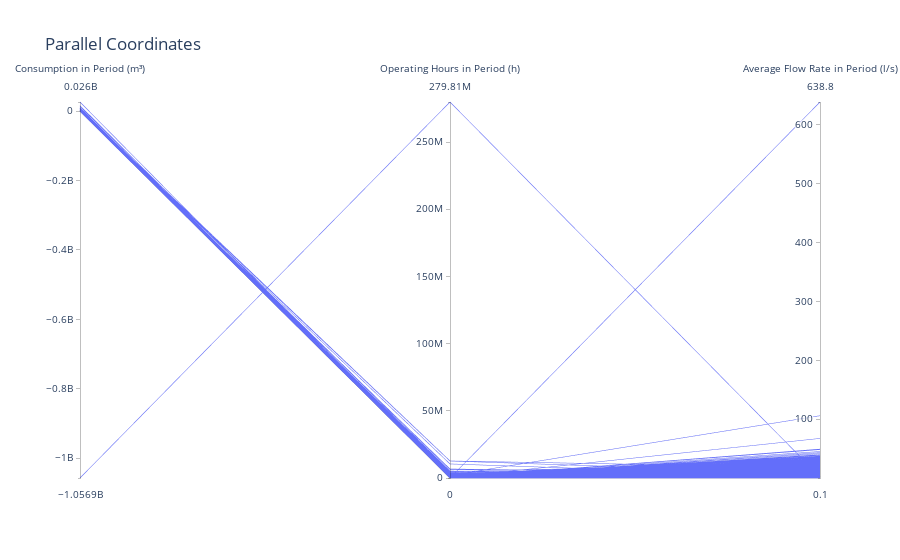

The notebook cell saved with this chart:
### Code cell
analyzer.plot_parallel_coordinates(columns=["Consumption in Period (m³)","Operating Hours in Period (h)","Average Flow Rate in Period (l/s)"])

### Figure 1 — Plotly figure (JSON) as saved in the notebook; plotly's stock layout.template omitted (floating-point values rounded to 4 significant figures; data arrays with more than 128 entries replaced by an {"elided": "..."} marker saying what was removed)
{"data": [{"dimensions": [{"label": "Consumption in Period (m³)", "values": {"elided": "2219 float values"}}, {"label": "Operating Hours in Period (h)", "values": {"elided": "2219 float values"}}, {"label": "Average Flow Rate in Period (l/s)", "values": {"elided": "2219 float values"}}], "domain": {"x": [0, 1], "y": [0, 1]}, "name": "", "type": "parcoords"}], "layout": {"legend": {"tracegroupgap": 0}, "title": {"text": "Parallel Coordinates"}}}
